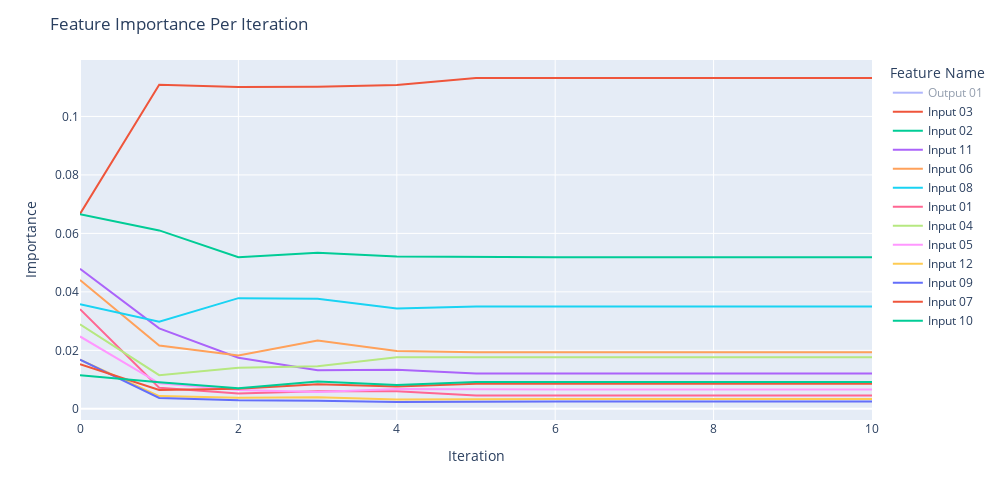

The notebook cell saved with this chart:
### Code cell
fig = px.line(df_imp, x='Iteration', y="Importance", color = "Feature Name")

fig.update_layout(
    autosize=False,
    width=1000,
    height=500,
    title_text=f"Feature Importance Per Iteration",
    #paper_bgcolor='#2d3035',
    #plot_bgcolor='#2d3035', 
)

fig.show()

### Figure 1 — Plotly figure (JSON) as saved in the notebook; plotly's stock layout.template omitted (floating-point values rounded to 4 significant figures)
{"data": [{"hovertemplate": "Feature Name=Output 01<br>Iteration=%{x}<br>Importance=%{y}<extra></extra>", "legendgroup": "Output 01", "line": {"color": "#636efa", "dash": "solid"}, "marker": {"symbol": "circle"}, "mode": "lines", "name": "Output 01", "orientation": "v", "showlegend": true, "type": "scatter", "visible": "legendonly", "x": [0, 1, 1, 2, 3, 4, 5, 6, 7, 8, 9, 10], "xaxis": "x", "y": [0.5912, 0.6982, 0.6982, 0.7184, 0.7113, 0.718, 0.7161, 0.7161, 0.7161, 0.7161, 0.7161, 0.7161], "yaxis": "y"}, {"hovertemplate": "Feature Name=Input 03<br>Iteration=%{x}<br>Importance=%{y}<extra></extra>", "legendgroup": "Input 03", "line": {"color": "#EF553B", "dash": "solid"}, "marker": {"symbol": "circle"}, "mode": "lines", "name": "Input 03", "orientation": "v", "showlegend": true, "type": "scatter", "x": [0, 1, 1, 2, 3, 4, 5, 6, 7, 8, 9, 10], "xaxis": "x", "y": [0.06664, 0.1108, 0.1108, 0.1101, 0.1102, 0.1108, 0.1131, 0.1131, 0.1131, 0.1131, 0.1131, 0.1131], "yaxis": "y"}, {"hovertemplate": "Feature Name=Input 02<br>Iteration=%{x}<br>Importance=%{y}<extra></extra>", "legendgroup": "Input 02", "line": {"color": "#00cc96", "dash": "solid"}, "marker": {"symbol": "circle"}, "mode": "lines", "name": "Input 02", "orientation": "v", "showlegend": true, "type": "scatter", "x": [0, 1, 1, 2, 3, 4, 5, 6, 7, 8, 9, 10], "xaxis": "x", "y": [0.06653, 0.06102, 0.06102, 0.05182, 0.05335, 0.05212, 0.05187, 0.05187, 0.05187, 0.05187, 0.05187, 0.05187], "yaxis": "y"}, {"hovertemplate": "Feature Name=Input 11<br>Iteration=%{x}<br>Importance=%{y}<extra></extra>", "legendgroup": "Input 11", "line": {"color": "#ab63fa", "dash": "solid"}, "marker": {"symbol": "circle"}, "mode": "lines", "name": "Input 11", "orientation": "v", "showlegend": true, "type": "scatter", "x": [0, 1, 1, 2, 3, 4, 5, 6, 7, 8, 9, 10], "xaxis": "x", "y": [0.04787, 0.02752, 0.02752, 0.01746, 0.01323, 0.01335, 0.0121, 0.0121, 0.0121, 0.0121, 0.0121, 0.0121], "yaxis": "y"}, {"hovertemplate": "Feature Name=Input 06<br>Iteration=%{x}<br>Importance=%{y}<extra></extra>", "legendgroup": "Input 06", "line": {"color": "#FFA15A", "dash": "solid"}, "marker": {"symbol": "circle"}, "mode": "lines", "name": "Input 06", "orientation": "v", "showlegend": true, "type": "scatter", "x": [0, 1, 1, 2, 3, 4, 5, 6, 7, 8, 9, 10], "xaxis": "x", "y": [0.04404, 0.02165, 0.02165, 0.01822, 0.02339, 0.01975, 0.01934, 0.01934, 0.01934, 0.01934, 0.01934, 0.01934], "yaxis": "y"}, {"hovertemplate": "Feature Name=Input 08<br>Iteration=%{x}<br>Importance=%{y}<extra></extra>", "legendgroup": "Input 08", "line": {"color": "#19d3f3", "dash": "solid"}, "marker": {"symbol": "circle"}, "mode": "lines", "name": "Input 08", "orientation": "v", "showlegend": true, "type": "scatter", "x": [0, 1, 1, 2, 3, 4, 5, 6, 7, 8, 9, 10], "xaxis": "x", "y": [0.03575, 0.0298, 0.0298, 0.03785, 0.03767, 0.03431, 0.03497, 0.03497, 0.03497, 0.03497, 0.03497, 0.03497], "yaxis": "y"}, {"hovertemplate": "Feature Name=Input 01<br>Iteration=%{x}<br>Importance=%{y}<extra></extra>", "legendgroup": "Input 01", "line": {"color": "#FF6692", "dash": "solid"}, "marker": {"symbol": "circle"}, "mode": "lines", "name": "Input 01", "orientation": "v", "showlegend": true, "type": "scatter", "x": [0, 1, 1, 2, 3, 4, 5, 6, 7, 8, 9, 10], "xaxis": "x", "y": [0.03408, 0.007188, 0.007188, 0.005197, 0.006019, 0.006016, 0.004527, 0.004527, 0.004527, 0.004527, 0.004527, 0.004527], "yaxis": "y"}, {"hovertemplate": "Feature Name=Input 04<br>Iteration=%{x}<br>Importance=%{y}<extra></extra>", "legendgroup": "Input 04", "line": {"color": "#B6E880", "dash": "solid"}, "marker": {"symbol": "circle"}, "mode": "lines", "name": "Input 04", "orientation": "v", "showlegend": true, "type": "scatter", "x": [0, 1, 1, 2, 3, 4, 5, 6, 7, 8, 9, 10], "xaxis": "x", "y": [0.0289, 0.01152, 0.01152, 0.01405, 0.01458, 0.01762, 0.01766, 0.01766, 0.01766, 0.01766, 0.01766, 0.01766], "yaxis": "y"}, {"hovertemplate": "Feature Name=Input 05<br>Iteration=%{x}<br>Importance=%{y}<extra></extra>", "legendgroup": "Input 05", "line": {"color": "#FF97FF", "dash": "solid"}, "marker": {"symbol": "circle"}, "mode": "lines", "name": "Input 05", "orientation": "v", "showlegend": true, "type": "scatter", "x": [0, 1, 1, 2, 3, 4, 5, 6, 7, 8, 9, 10], "xaxis": "x", "y": [0.02474, 0.008718, 0.008718, 0.006411, 0.005785, 0.006793, 0.006567, 0.006567, 0.006567, 0.006567, 0.006567, 0.006567], "yaxis": "y"}, {"hovertemplate": "Feature Name=Input 12<br>Iteration=%{x}<br>Importance=%{y}<extra></extra>", "legendgroup": "Input 12", "line": {"color": "#FECB52", "dash": "solid"}, "marker": {"symbol": "circle"}, "mode": "lines", "name": "Input 12", "orientation": "v", "showlegend": true, "type": "scatter", "x": [0, 1, 1, 2, 3, 4, 5, 6, 7, 8, 9, 10], "xaxis": "x", "y": [0.01683, 0.004369, 0.004369, 0.003741, 0.003948, 0.00315, 0.003372, 0.003372, 0.003372, 0.003372, 0.003372, 0.003372], "yaxis": "y"}, {"hovertemplate": "Feature Name=Input 09<br>Iteration=%{x}<br>Importance=%{y}<extra></extra>", "legendgroup": "Input 09", "line": {"color": "#636efa", "dash": "solid"}, "marker": {"symbol": "circle"}, "mode": "lines", "name": "Input 09", "orientation": "v", "showlegend": true, "type": "scatter", "x": [0, 1, 1, 2, 3, 4, 5, 6, 7, 8, 9, 10], "xaxis": "x", "y": [0.01679, 0.003692, 0.003692, 0.002928, 0.002798, 0.002329, 0.002516, 0.002516, 0.002516, 0.002516, 0.002516, 0.002516], "yaxis": "y"}, {"hovertemplate": "Feature Name=Input 07<br>Iteration=%{x}<br>Importance=%{y}<extra></extra>", "legendgroup": "Input 07", "line": {"color": "#EF553B", "dash": "solid"}, "marker": {"symbol": "circle"}, "mode": "lines", "name": "Input 07", "orientation": "v", "showlegend": true, "type": "scatter", "x": [0, 1, 1, 2, 3, 4, 5, 6, 7, 8, 9, 10], "xaxis": "x", "y": [0.01522, 0.006437, 0.006437, 0.006833, 0.008427, 0.007663, 0.008588, 0.008588, 0.008588, 0.008588, 0.008588, 0.008588], "yaxis": "y"}, {"hovertemplate": "Feature Name=Input 10<br>Iteration=%{x}<br>Importance=%{y}<extra></extra>", "legendgroup": "Input 10", "line": {"color": "#00cc96", "dash": "solid"}, "marker": {"symbol": "circle"}, "mode": "lines", "name": "Input 10", "orientation": "v", "showlegend": true, "type": "scatter", "x": [0, 1, 1, 2, 3, 4, 5, 6, 7, 8, 9, 10], "xaxis": "x", "y": [0.01146, 0.009096, 0.009096, 0.007001, 0.009359, 0.008109, 0.009197, 0.009197, 0.009197, 0.009197, 0.009197, 0.009197], "yaxis": "y"}], "layout": {"autosize": false, "height": 500, "legend": {"title": {"text": "Feature Name"}, "tracegroupgap": 0}, "margin": {"t": 60}, "title": {"text": "Feature Importance Per Iteration"}, "width": 1000, "xaxis": {"anchor": "y", "autorange": true, "domain": [0, 1], "range": [0, 10], "title": {"text": "Iteration"}, "type": "linear"}, "yaxis": {"anchor": "x", "autorange": true, "domain": [0, 1], "range": [-0.003827, 0.1193], "title": {"text": "Importance"}, "type": "linear"}}}
